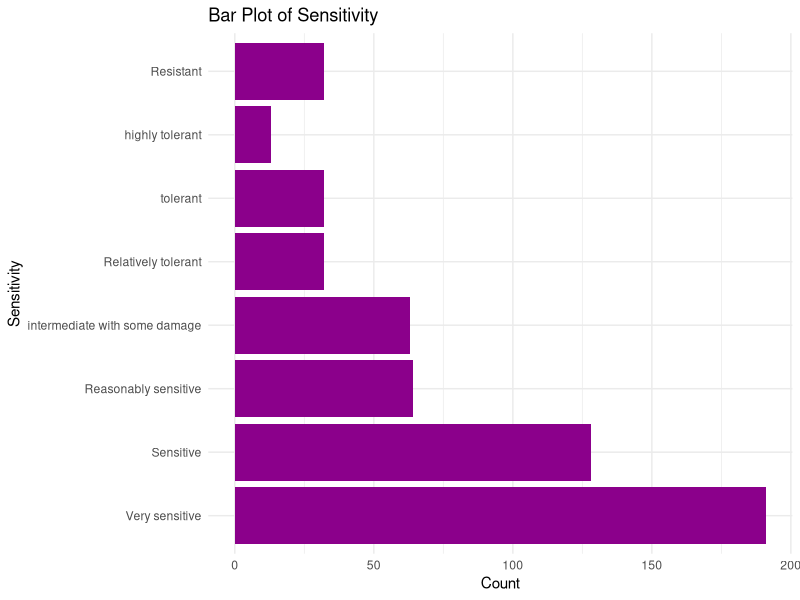
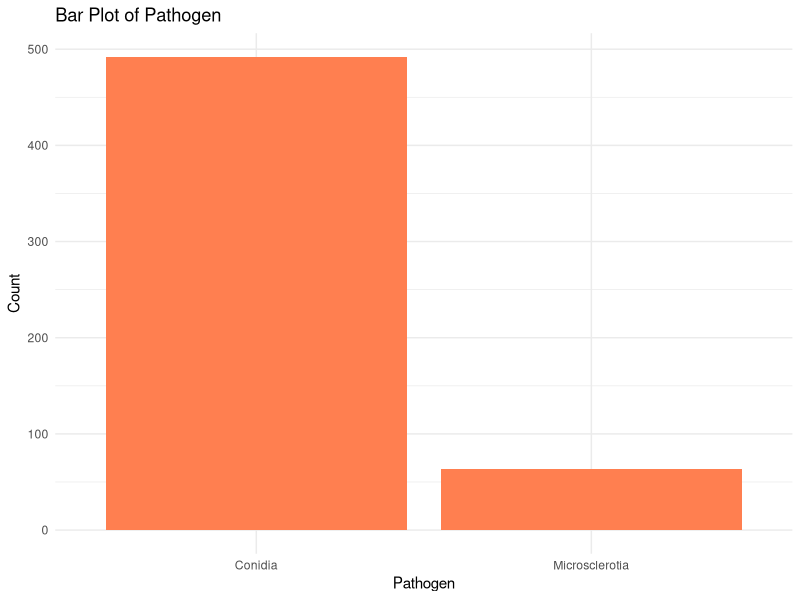
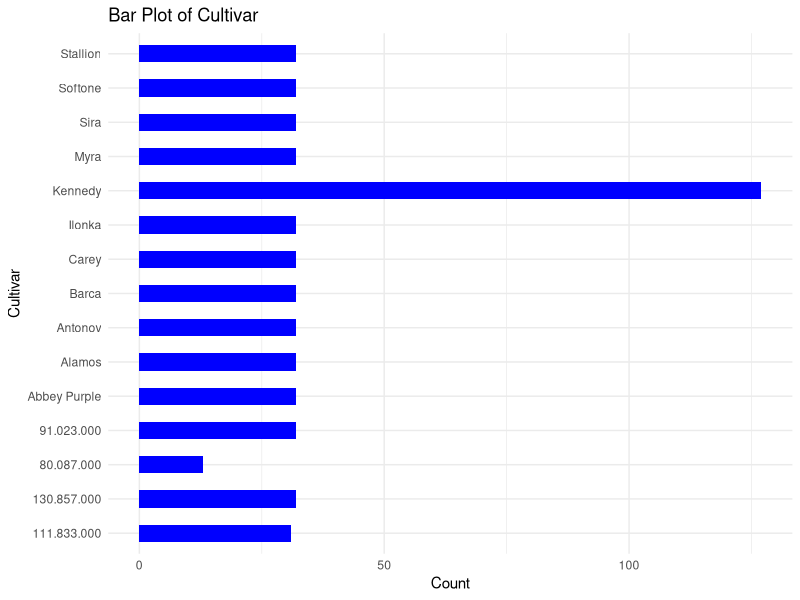
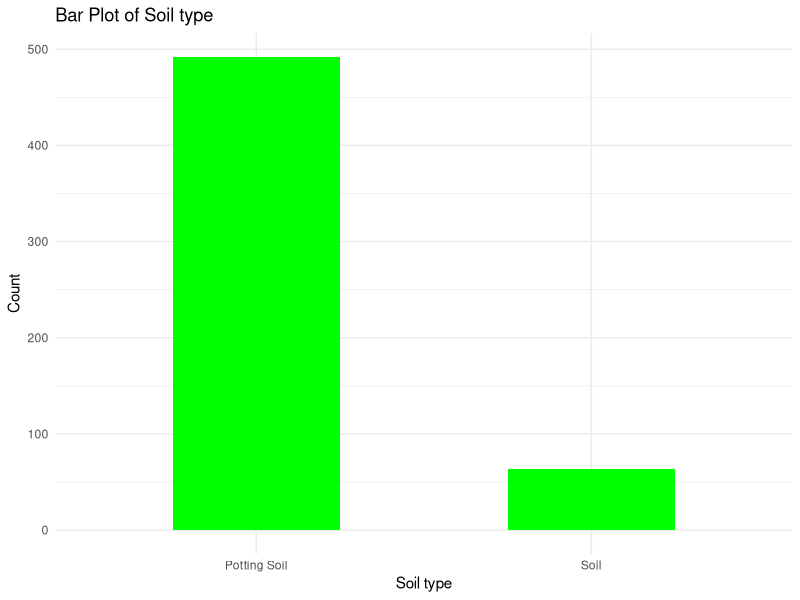
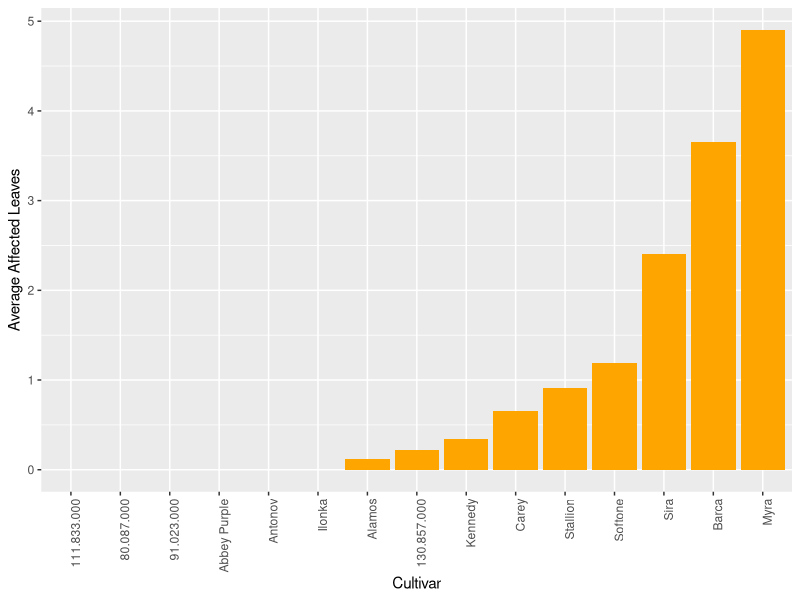
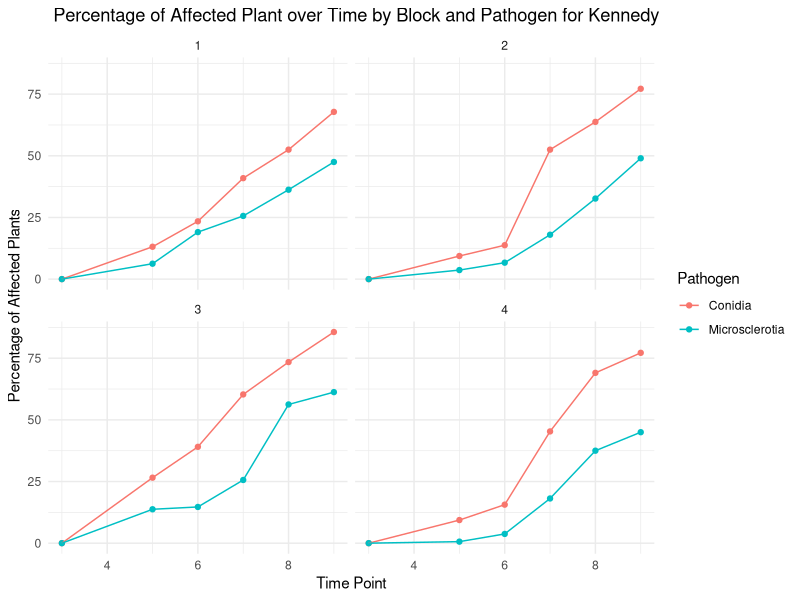
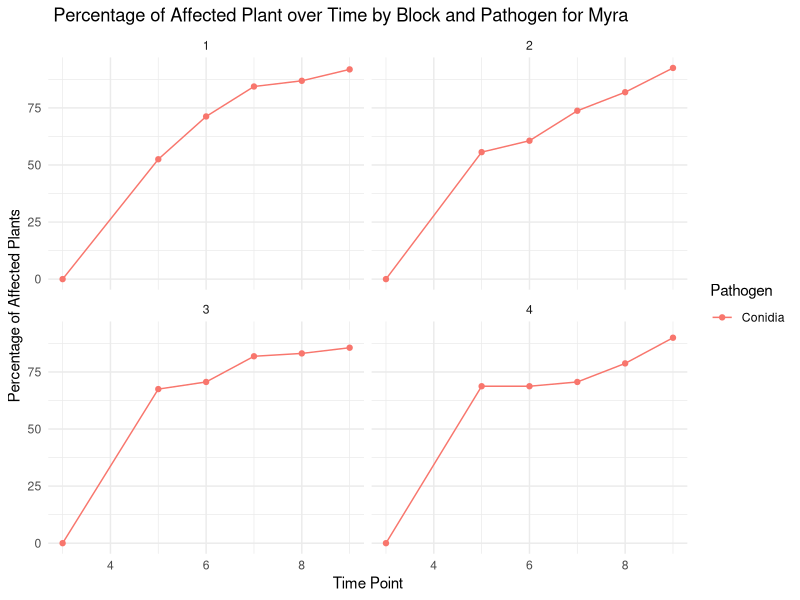
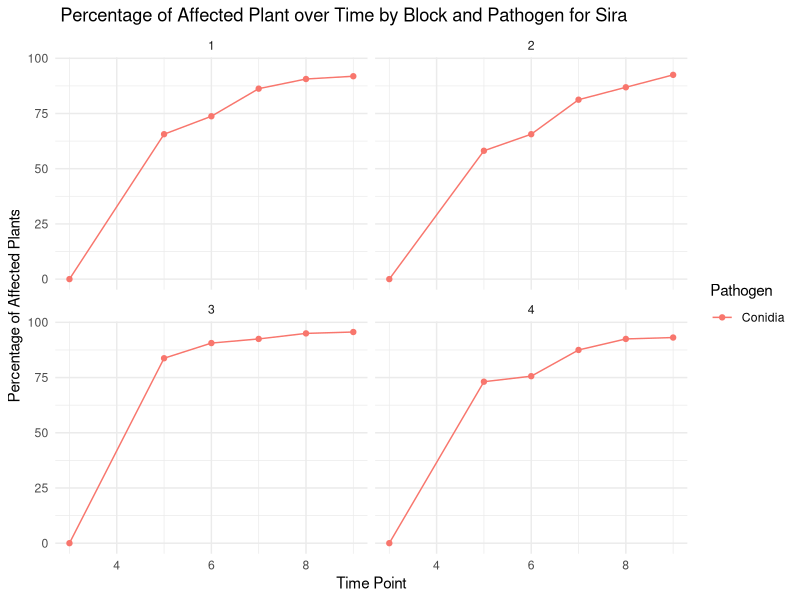

Source code (R) for these figures, in order:
## ---- chunk 1
knitr::opts_chunk$set(echo = TRUE)
## ---- chunk 2
library(MASS)
library(dplyr)
library(lme4)
library(ordinal)
library(ggplot2)
library(tidyverse)
library(corrplot)
library(caret)
library(ggpubr)
library(e1071)
library(rpart)
library(reshape2)
library(Metrics)
library(pracma)
library(emmeans)
library(multcomp)
## ---- chunk 3
experiment_setup <- read.csv("experiment_setup.csv", sep = ";")
disease_score <- read.csv("disease_score.csv", sep = ";")
## ---- chunk 4
get_cultivar_label <- function(x) {
  experiment_setup[experiment_setup$Cultivar == x,][1,]$Sensitivity
}

disease_score$sensitivity <- unlist(lapply(disease_score$Cultivar, get_cultivar_label))

n <- dim(disease_score)[1]
disease_score <- disease_score[1:(n-3),]
## ---- chunk 5
disease_score$T9.RGR..cm. <- as.numeric(gsub(",", ".", disease_score$T9.RGR..cm.))
disease_score$T9.length..cm. <- as.numeric(gsub(",", ".", disease_score$T9.length..cm.))
disease_score <- disease_score %>%
  filter(!is.na(sensitivity), sensitivity != "")
disease_score <- disease_score %>% filter(T9.length..cm. >= 0, T9.RGR..cm. >= 0)

disease_score_clean <- subset(disease_score, Pathogen != "negative control")
disease_score_clean <- na.omit(disease_score_clean)

disease_score_clean
## ---- chunk 6
disease_score_clean$Treatment <- disease_score_clean$Treatment..1.34. 
disease_score_clean$Block <- disease_score_clean$Block.nr. 
disease_score_clean$Plant_nr <- disease_score_clean$Plant.nr.
disease_score_clean$T3 <- disease_score_clean$T3.disease..0.1. 
disease_score_clean$T4 <- disease_score_clean$T4.disease....leaves. 
disease_score_clean$T5_per <- disease_score_clean$T5.disease.... 
disease_score_clean$T5 <- disease_score_clean$T5.affected..0.1. 
disease_score_clean$T6_per <- disease_score_clean$T6.disease.... 
disease_score_clean$T6 <- disease_score_clean$T6.affected..0.1. 
disease_score_clean$T7_per <- disease_score_clean$T7.disease.... 
disease_score_clean$T7 <- disease_score_clean$T7.affected..0.1. 
disease_score_clean$T8_per <- disease_score_clean$T8.disease.... 
disease_score_clean$T8 <- disease_score_clean$T8.affected..0.1. 
disease_score_clean$T8_con <- disease_score_clean$T8.mate.disease..0.3. 
disease_score_clean$T9_per <- disease_score_clean$T9.disease.... 
disease_score_clean$T9 <- disease_score_clean$T9.affected..0.1. 
disease_score_clean$T9_con <- disease_score_clean$T9.mate.disease..0.3. 
disease_score_clean$T5_length <- disease_score_clean$T5.length..cm. 
disease_score_clean$T5_RGR <- disease_score_clean$T5.Relative.Growth.Rate.RGR..cm. 
disease_score_clean$T9_length <- disease_score_clean$T9.length..cm. 
disease_score_clean$T9_RGR <- disease_score_clean$T9.RGR..cm. 
disease_score_clean$sensitivity_f <- disease_score_clean$sensitivity

disease_score_clean$time_to_first <- apply(disease_score_clean[,c("T3", "T5", "T6", "T7", "T8","T9")], 1, function(x) {
    affected_week <- which(x == 1)
    if (length(affected_week) == 0) {
        return(70)
    } else {
        return(affected_week[1])
    }
})

new_dataframe <- data.frame()

new_dataframe <- disease_score_clean %>%
  select(sensitivity_f, Treatment, Soiltype, Cultivar, Pathogen, Plant_nr, Block, T3, T4, T5, T5_per, T6, T6_per, T7, T7_per, T8, T8_per, T9, T9_per, time_to_first, T5_length, T9_length, T5_RGR, T9_RGR, T8_con, T9_con)

new_dataframe$sensitivity_f <- factor(new_dataframe$sensitivity_f, ordered = TRUE, 
                                    levels = c("Very sensitive", "Sensitive", "Reasonably sensitive", 
                                               "intermediate with some damage", "Relatively tolerant", "tolerant", 
                                               "highly tolerant", "Resistant"))

new_dataframe$T3 <- ifelse(new_dataframe$T3 == 0, 0, 1)
new_dataframe$T5 <- ifelse(new_dataframe$T5 == 0, 0, 1)
new_dataframe$T6 <- ifelse(new_dataframe$T6 == 0, 0, 1)
new_dataframe$T7 <- ifelse(new_dataframe$T7 == 0, 0, 1)
new_dataframe$T8 <- ifelse(new_dataframe$T8 == 0, 0, 1)
new_dataframe$T9 <- ifelse(new_dataframe$T9 == 0, 0, 1)

new_dataframe$Pathogen <- factor(disease_score_clean$Pathogen)
new_dataframe$Soiltype <- factor(disease_score_clean$Soiltype)
new_dataframe$Cultivar <- factor(disease_score_clean$Cultivar)
new_dataframe$Treatment <- factor(disease_score_clean$Treatment)

new_dataframe$T8_con <- factor(new_dataframe$T8_con, levels = 0:3)
new_dataframe$T9_con <- factor(new_dataframe$T9_con, levels = 0:3)
new_dataframe$T5_length <- as.numeric(sub(",", ".", new_dataframe$T5_length, fixed = TRUE))
new_dataframe$T9_length <- as.numeric(sub(",", ".", new_dataframe$T9_length, fixed = TRUE))
new_dataframe$T5_RGR <- as.numeric(sub(",", ".", new_dataframe$T5_RGR, fixed = TRUE))
new_dataframe$T9_RGR <- as.numeric(sub(",", ".", new_dataframe$T9_RGR, fixed = TRUE))
## ---- chunk 7
summary(new_dataframe)
## ---- chunk 8
# Bar plot for Sensitivity_f
ggplot(new_dataframe) + aes(x = sensitivity_f) +
  geom_bar(fill = "darkmagenta") + coord_flip() +
  theme_minimal() + 
  labs(title = "Bar Plot of Sensitivity", x = "Sensitivity", y = "Count")
## ---- chunk 9
# Bar plot for Pathogen
ggplot(new_dataframe, aes(x = Pathogen)) +
  geom_bar(fill = "coral") + 
  theme_minimal() +
  labs(title = "Bar Plot of Pathogen", x = "Pathogen", y = "Count")
## ---- chunk 10
# Bar plot for Cultivar
ggplot(new_dataframe, aes(x = Cultivar)) +
  geom_bar(fill = "blue", width = 0.5) + coord_flip() +
  theme_minimal() +
  labs(title = "Bar Plot of Cultivar", x = "Cultivar", y = "Count")
## ---- chunk 11
# Bar plot for Soil type
ggplot(new_dataframe, aes(x = Soiltype)) +
  geom_bar(fill = "green", width = 0.5) +
  theme_minimal() +
  labs(title = "Bar Plot of Soil type", x = "Soil type", y = "Count")
## ---- chunk 12
average_affected_leaves <- aggregate(T4 ~ Cultivar, data = new_dataframe, mean)
average_affected_leaves_sorted <- average_affected_leaves %>%
  arrange(desc(T4))
ggplot(average_affected_leaves_sorted, aes(x = reorder(Cultivar, T4), y = T4)) +
  geom_bar(stat = "identity", fill = "orange") +
  theme(axis.text.x = element_text(angle = 90, hjust = 1)) +
  labs(x = "Cultivar", y = "Average Affected Leaves")
## ---- chunk 13
by_cultivar <- split(new_dataframe, new_dataframe$Cultivar )
## ---- chunk 14
# plant's frequency
analysis_by_cultivar_freq <- function(cultivar, with_regression = FALSE) {
  cultivar_data <- by_cultivar[[cultivar]]
  
  combined_data <- list()
  
  for (block in unique(cultivar_data$Block)) {
    block_data <- cultivar_data[cultivar_data$Block == block, ]
    block_ag <- block_data %>%
      group_by(Pathogen) %>%
      summarise(
        f3 = mean(T3),
        f5 = mean(T5),
        f6 = mean(T6),
        f7 = mean(T7),
        f8 = mean(T8),
        f9 = mean(T9),
      ) %>%
      pivot_longer(cols = starts_with("f"), names_to = "TimePoint", values_to = "Freq")

    # Add block information
    block_ag$Block <- block
    combined_data[[block]] <- block_ag
  }
  
  long_data <- bind_rows(combined_data)

  long_data$TimePoint <- as.numeric(gsub("f", "", long_data$TimePoint))

  r <- ggplot(long_data, aes(x = TimePoint, y = Freq, group = interaction(Block, Pathogen), color = Pathogen)) +
    geom_line() + 
    geom_point() +
    facet_wrap(~Block) +
    theme_minimal() +
    labs(title = paste("Affected Plant Frequency over Time by Block and Pathogen for", cultivar),
         x = "Time Point",
         y = "Frequency of Affected Plants",
         color = "Pathogen")
}
## ---- chunk 15
# affected plants rate
analysis_by_cultivar_percentage <- function(cultivar, with_regression = TRUE) {
    
  cultivar_data <- by_cultivar[[cultivar]]
  
  combined_data <- list()
  
  for (block in unique(cultivar_data$Block)) {
    block_data <- cultivar_data[cultivar_data$Block == block, ]
    block_ag <- block_data %>%
      group_by(Pathogen) %>%
      summarise(
        t3 = 0,
        t5 = mean(T5_per),
        t6 = mean(T6_per),
        t7 = mean(T7_per),
        t8 = mean(T8_per),
        t9 = mean(T9_per),
      ) %>%
      pivot_longer(cols = starts_with("t"), names_to = "TimePoint", values_to = "Percent")
  
    # Add block information
    block_ag$Block <- block
    combined_data[[block]] <- block_ag
  }
  
  long_data <- bind_rows(combined_data)
  
  long_data$TimePoint <- as.numeric(gsub("t", "", long_data$TimePoint))
  
  r <- ggplot(long_data, aes(x = TimePoint, y = Percent, group = interaction(Block, Pathogen), color = Pathogen)) +
    geom_point() + 
    geom_line() + 
    facet_wrap(~Block) +
    theme_minimal() +
    labs(title = paste(" Percentage of Affected Plant over Time by Block and Pathogen for", cultivar),
         x = "Time Point",
         y = "Percentage of Affected Plants",
         color = "Pathogen")
}
## ---- chunk 16
for (cultivar in unique(new_dataframe$Cultivar)) {
    print(analysis_by_cultivar_percentage(cultivar, TRUE))
}
## ---- chunk 17
# AUC
analysis_by_cultivar_percentage <- function(cultivar, filtered=FALSE) {
  cultivar_data <- by_cultivar[[cultivar]]
  
  combined_data <- list()
  auc_data <- data.frame(Block = integer(), Pathogen = character(), Soiltype = character(), AUC = numeric())
  
  if (filtered) {
    cultivar_data <- cultivar_data %>% filter(Pathogen != "Microsclerotia", Soiltype != "Soil")
  }
  
  for (block in unique(cultivar_data$Block)) {
    block_data <- cultivar_data[cultivar_data$Block == block, ]
    block_ag <- block_data %>%
      group_by(Pathogen, Soiltype) %>%
      summarise(
        t3 = 0,
        t5 = mean(T5_per),
        t6 = mean(T6_per),
        t7 = mean(T7_per),
        t8 = mean(T8_per),
        t9 = mean(T9_per),
        .groups = "drop"
      ) %>%
      pivot_longer(cols = starts_with("t"), names_to = "TimePoint", values_to = "Percent")

    block_ag$Block <- block
    combined_data[[block]] <- block_ag

# Calculate AUC for each pathogen and soil type within the block
    for (combo in unique(paste(block_ag$Pathogen, block_ag$Soiltype, sep = "_"))) {
      combo_data <- block_ag[block_ag$Pathogen == strsplit(combo, "_")[[1]][1] & block_ag$Soiltype == strsplit(combo, "_")[[1]][2], ]
      time_points <- as.numeric(gsub("t", "", combo_data$TimePoint))
      percent_values <- combo_data$Percent
      auc_value <- trapz(time_points, percent_values)
      auc_data <- rbind(auc_data, data.frame(Block = block, Pathogen = strsplit(combo, "_")[[1]][1], Soiltype = strsplit(combo, "_")[[1]][2], AUC = auc_value, Cultivar = cultivar))
    }
  }

  return(auc_data)
}
## ---- chunk 18
auc_results <- list()
for (cultivar in unique(new_dataframe$Cultivar)) {
  auc_results[[cultivar]] <- analysis_by_cultivar_percentage(cultivar)
}

print(auc_results[["Kennedy"]])
print(auc_results[["Myra"]])
## ---- chunk 19
auc_results <- list()
for (cultivar in unique(new_dataframe$Cultivar)) {
  auc_results[[cultivar]] <- analysis_by_cultivar_percentage(cultivar, TRUE)
}

print(auc_results[["Kennedy"]])
print(auc_results[["Myra"]])
print(auc_results[["Barca"]])
print(auc_results[["Sira"]])
print(auc_results[["Softone"]])
print(auc_results[["Stallion"]])
print(auc_results[["Carey"]])
print(auc_results[["130.857.000"]])
print(auc_results[["Alamos"]])
print(auc_results[["Ilonka"]])
print(auc_results[["Antonov"]])
print(auc_results[["Abbey Purple"]])
print(auc_results[["91.023.000"]])
print(auc_results[["80.087.000"]])
print(auc_results[["111.833.000"]])
## ---- chunk 20
df_anova <- bind_rows(auc_results)
df_anova$Block <- as.factor(df_anova$Block)

# ANOVA test
anova_result <- aov(AUC ~ Cultivar + Block, data = df_anova)
summary(anova_result)

# estimated marginal means
emmeans_result <- emmeans(anova_result, specs = ~ Cultivar)

# cumulative link model
lsd_result <- cld(emmeans_result, adjust = "sidak")

# contrast function
pairwise_comparisons <- contrast(emmeans_result, method = "pairwise", ref = "Kennedy")
summary(pairwise_comparisons)
## ---- chunk 21
pairwise.t.test(df_anova$AUC, df_anova$Cultivar, p.adjust.method = "bonferroni")
## ---- chunk 22
# Simulate different number of blocks

redistribute_blocks <- function(df, num_new_blocks) {
  if (num_new_blocks <= 0) {
    stop("Number of blocks must be a positive integer.")
  }

  set.seed(123)  
  shuffled_df <- df[sample(nrow(df)), ]

  # Assign new block numbers
  shuffled_df$Block <- as.factor(rep(1:num_new_blocks, length.out = nrow(shuffled_df)))

  return(shuffled_df)
}
## ---- chunk 23
# Anova test with new number of blocks
ddf_anova <- redistribute_blocks(df_anova, 11)

anova_result <- aov(AUC ~ Cultivar + Block, data = ddf_anova)
summary(anova_result)

# estimated marginal means
emmeans_result <- emmeans(anova_result, specs = ~ Cultivar)

# cumulative link model
lsd_result <- cld(emmeans_result, adjust = "sidak")

# contrast function
pairwise_comparisons <- contrast(emmeans_result, method = "pairwise", ref = "Kennedy")
summary(pairwise_comparisons)
## ---- chunk 24
set.seed(42)

# Get means of each variable per each block
adjusted_dataframe <- new_dataframe %>%
  group_by(Cultivar, Block) %>%
  summarise(
    T9_per_mean = mean(T9_per, na.rm = TRUE),
    T5_per_mean = mean(T5_per, na.rm = TRUE),
    T6_per_mean = mean(T6_per, na.rm = TRUE),
    T7_per_mean = mean(T7_per, na.rm = TRUE),
    T8_per_mean = mean(T8_per, na.rm = TRUE),
    T5_length_mean = mean(T5_length, na.rm = TRUE),
    T5_RGR_mean = mean(T5_RGR, na.rm = TRUE),
  ) %>%
  ungroup()

data_size <- nrow(adjusted_dataframe)

train_indices <- sample(1:data_size, size = round(0.8 * data_size))

train_set <- adjusted_dataframe[train_indices, ]
test_set <- adjusted_dataframe[-train_indices, ]

#First model with all variables
model.1 <- lm(T9_per_mean ~ T5_per_mean + T6_per_mean + T7_per_mean + T8_per_mean + T5_length_mean + T5_RGR_mean, data = train_set)
summary(model.1)

# Second model with earlier time points
model.2 <- lm(T9_per_mean ~ T5_per_mean + T6_per_mean + T5_length_mean + T5_RGR_mean, data = train_set)
summary(model.2)

predictions <- predict(model.1, newdata = test_set)

mse <- mean((test_set$T9_per_mean - predictions)^2)

rmse <- sqrt(mse)

print(paste("MSE:", mse))
print(paste("RMSE:", rmse))
## ---- chunk 25
# Model with only week 5 data
model_w5 <- lm(T9_per_mean ~ T5_per_mean + T5_length_mean + T5_RGR_mean, data = train_set)
predictions_w5 <- predict(model_w5, newdata = test_set)
mse_w5 <- mean((test_set$T9_per_mean - predictions_w5)^2)
rmse_w5 <- sqrt(mse_w5)

# Model with only week 6 data
model_w6 <- lm(T9_per_mean ~ T6_per_mean + T5_length_mean + T5_RGR_mean, data = train_set)
predictions_w6 <- predict(model_w6, newdata = test_set)
mse_w6 <- mean((test_set$T9_per_mean - predictions_w6)^2)
rmse_w6 <- sqrt(mse_w6)

print(paste("Week 5 MSE:", mse_w5, "RMSE:", rmse_w5))
print(paste("Week 6 MSE:", mse_w6, "RMSE:", rmse_w6))
## ---- chunk 26
# Assuming auc_results is a list of dataframes, each representing a cultivar
# Function to calculate the mean AUC for each cultivar
mean_auc_per_cultivar <- function(df) {
  mean_auc <- mean(df$AUC, na.rm = TRUE)
  data.frame(Cultivar = unique(df$Cultivar), Mean_AUC = mean_auc)
}

# Apply the function to each element in the list and combine the results
combined_auc_means <- do.call(rbind, lapply(auc_results, mean_auc_per_cultivar))

sorted_auc_means <- combined_auc_means[order(combined_auc_means$Mean_AUC, decreasing = TRUE), ]
split_index <- ceiling(nrow(sorted_auc_means) / 2)

# Splitting into two sets
susceptible_cultivars <- sorted_auc_means[1:split_index, ]
resistant_cultivars <- sorted_auc_means[(split_index + 1):nrow(sorted_auc_means), ]
## ---- chunk 27
# Splitting the adjusted_dataframe
resistant_data <- adjusted_dataframe[adjusted_dataframe$Cultivar %in% resistant_cultivars$Cultivar, ]
susceptible_data <- adjusted_dataframe[adjusted_dataframe$Cultivar %in% susceptible_cultivars$Cultivar, ]

# Adding the "Sensitivity" column
resistant_data <- resistant_data %>% mutate(Sensitivity = "Resistant")
susceptible_data <- susceptible_data %>% mutate(Sensitivity = "Susceptible")

T5_t_test_result <- t.test(T5_per_mean ~ Sensitivity, data = rbind(resistant_data, susceptible_data))
T6_t_test_result <- t.test(T6_per_mean ~ Sensitivity, data = rbind(resistant_data, susceptible_data))

print(T5_t_test_result)
print(T6_t_test_result)
